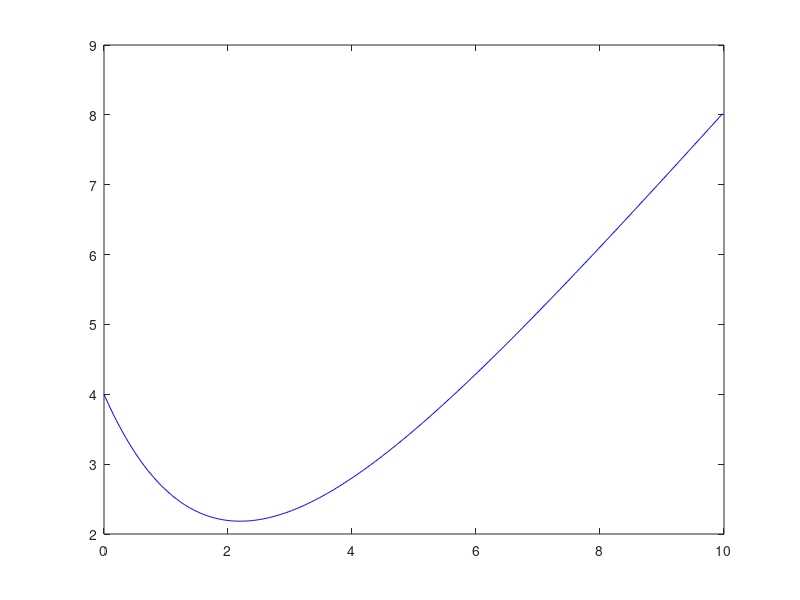

Reproduce this figure in MATLAB.
function eulerAdelante

t0=0; y0=4;
dt=0.025;
N_dt = 400;

t = zeros(1,N_dt);
y = zeros(1,N_dt);

k1 = zeros(1,N_dt);


y_exact = 6*exp(-t/2)-2+t;

t(1)= t0;
y(1)= y0;



for i=1: N_dt-1

k1(i)= dt*(-(1/2)*y(i)+(1/2)*t(i));

%actualizamos los y t
y(i+1)=y(i)+k1(i);
t(i+1)= t(i)+dt;

%guardar en el vector todos lo k1
k(i+1)= k1(i);

end

disp(" ")
figure(1)
plot(t,y(1,:),'b');

endfunction
